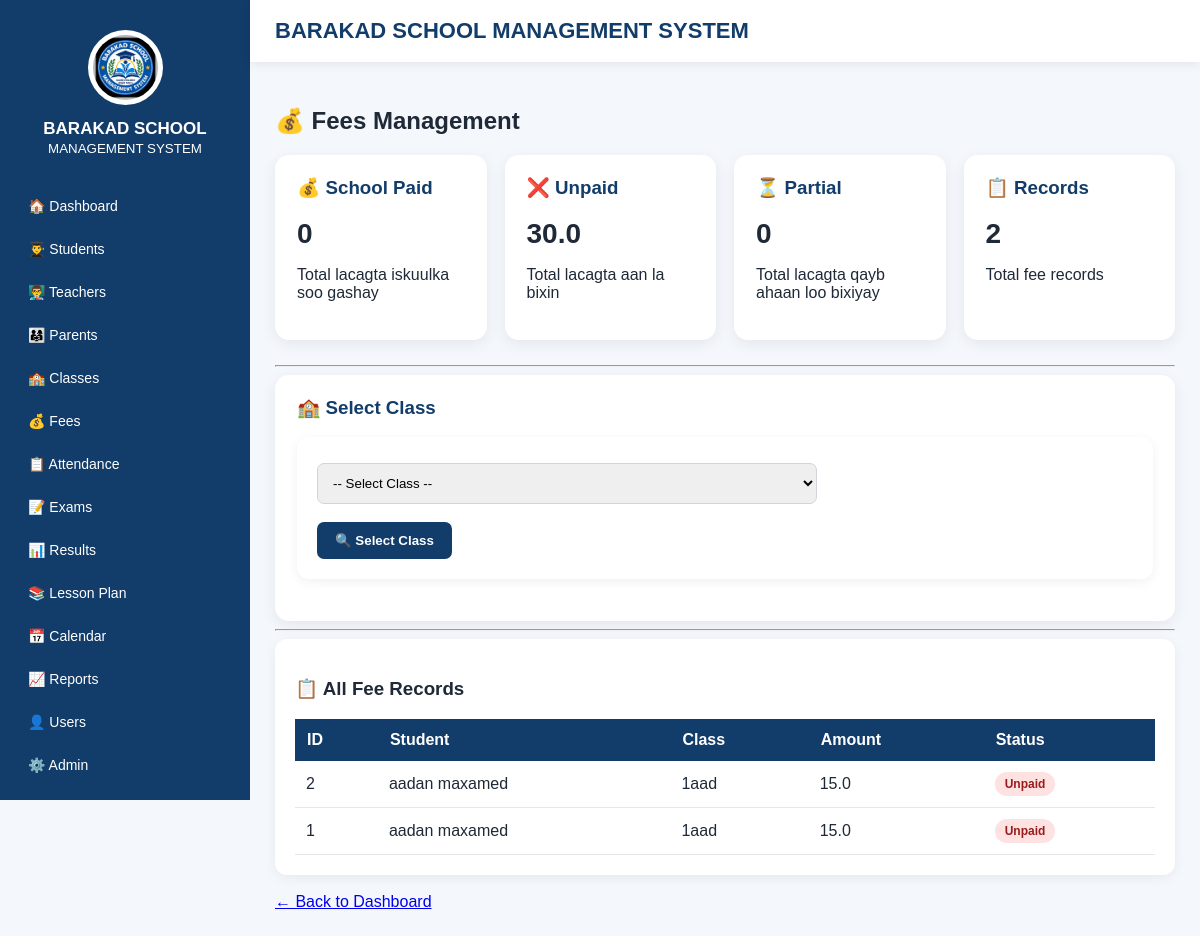
The page /fees on the database as committed earlier.
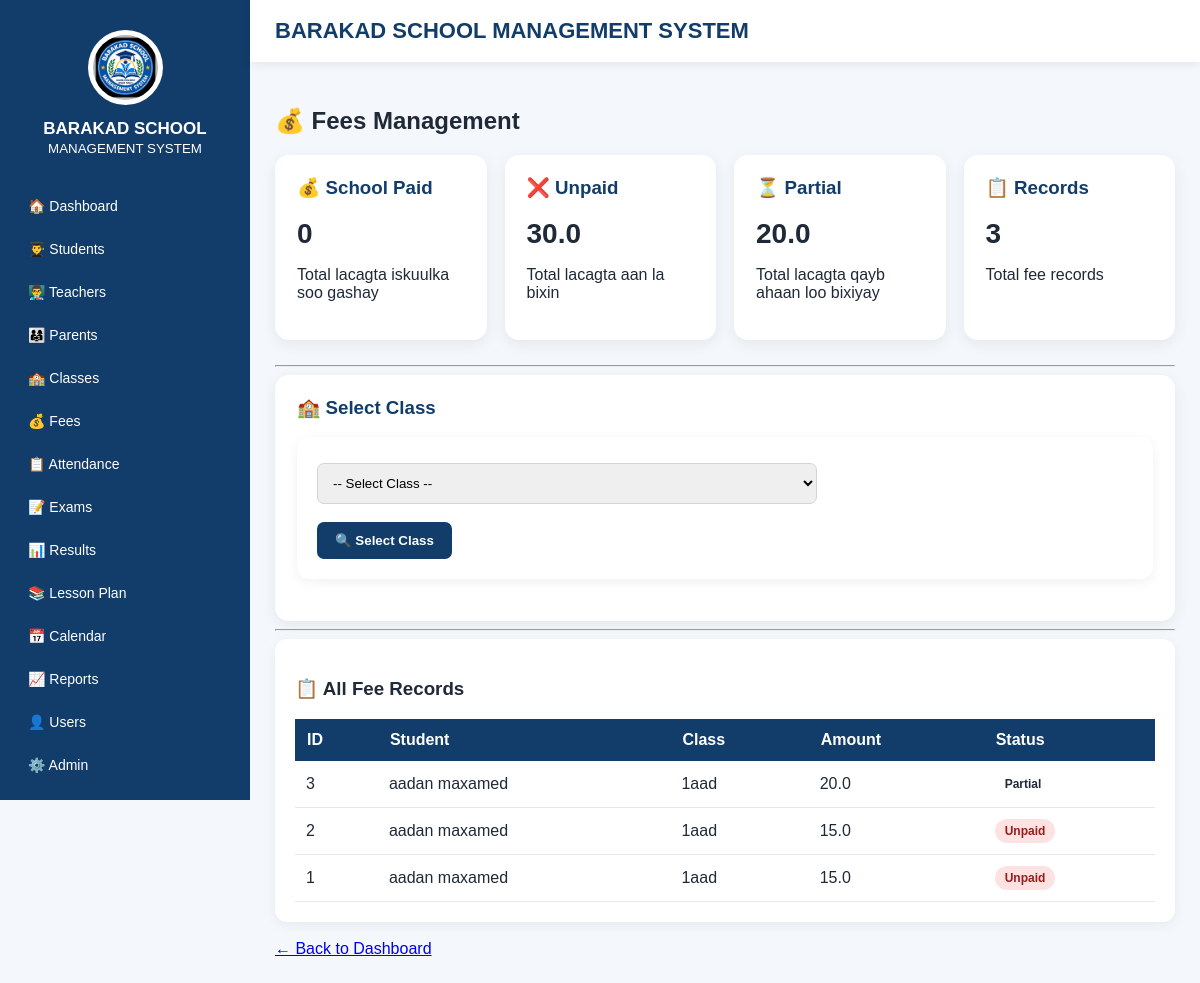
The same page on the database as committed later.
### tables this page shows
CREATE TABLE fees (
            id INTEGER PRIMARY KEY AUTOINCREMENT,
            student_name TEXT,
            amount REAL,
            status TEXT
        , class_name TEXT DEFAULT '');

### app.py (the view, shortened to what this page needs)
@app.route("/fees")
def fees():
    selected_class = request.args.get(
        "class_name",
        ""
    ).strip()
    db = get_db()
    all_fees = db.execute("""
        SELECT *
        FROM fees
        ORDER BY id DESC
    """).fetchall()
    students_list = []
    school_total = db.execute("""
        SELECT COALESCE(SUM(amount), 0)
        FROM fees
        WHERE status = 'Paid'
    """).fetchone()[0]
    class_total = 0
    school_unpaid = db.execute("""
        SELECT COALESCE(SUM(amount), 0)
        FROM fees
        WHERE status = 'Unpaid'
    """).fetchone()[0]
    school_partial = db.execute("""
        SELECT COALESCE(SUM(amount), 0)
        FROM fees
        WHERE status = 'Partial'
    """).fetchone()[0]
    total_records = db.execute("""
        SELECT COUNT(*)
        FROM fees
    """).fetchone()[0]
    db.close()
    return render_template(
        "fees.html",
        fees=all_fees,
        students=students_list,
        classes=CLASS_LIST,
        selected_class=selected_class,
        school_total=school_total,
        class_total=class_total,
        school_unpaid=school_unpaid,
        school_partial=school_partial,
        total_records=total_records
    )

### app.py (called while the page is built)
def get_db():
    db = sqlite3.connect(DATABASE)
    db.row_factory = sqlite3.Row
    return db

### templates/fees.html (shortened to what this page needs)
{% extends "base.html" %}
{% block content %}
<h2>💰 Fees Management</h2>
<div class="cards">
    <div class="card">
        <h3>💰 School Paid</h3>
        <div class="card-number">{{ school_total }}</div>
        <p>Total lacagta iskuulka soo gashay</p>
    </div>
    <div class="card">
        <h3>❌ Unpaid</h3>
        <div class="card-number">{{ school_unpaid }}</div>
        <p>Total lacagta aan la bixin</p>
    </div>
    <div class="card">
        <h3>⏳ Partial</h3>
        <div class="card-number">{{ school_partial }}</div>
        <p>Total lacagta qayb ahaan loo bixiyay</p>
    </div>
    <div class="card">
        <h3>📋 Records</h3>
        <div class="card-number">{{ total_records }}</div>
        <p>Total fee records</p>
    </div>
</div>
<hr>
<div class="card">
    <h3>🏫 Select Class</h3>
    <form method="GET" action="/fees">
        <select name="class_name" required>
            <option value="">-- Select Class --</option>
        </select>
        <br><br>
        <button type="submit">
            🔍 Select Class
        </button>
    </form>
</div>
<hr>
<div class="table-container">
    <h3>📋 All Fee Records</h3>
    <table>
        <tr>
            <th>ID</th>
            <th>Student</th>
            <th>Class</th>
            <th>Amount</th>
            <th>Status</th>
        </tr>
        {% if fees %}
        {% for fee in fees %}
        <tr>
            <td>
                {{ fee["id"] }}
            </td>
            <td>
                {{ fee["student_name"] }}
            </td>
            <td>
                {{ fee["class_name"] }}
            </td>
            <td>
                {{ fee["amount"] }}
            </td>
            <td>
                {% if fee["status"] == "Paid" %}
                <span class="badge paid">
                    Paid
                </span>
                {% elif fee["status"] == "Unpaid" %}
                <span class="badge unpaid">
                    Unpaid
                </span>
                {% else %}
                <span class="badge">
                    Partial
                </span>
                {% endif %}
            </td>
        </tr>
        {% endfor %}
        {% else %}
        <tr>
            <td colspan="5">
                Weli fee lama gelin.
            </td>
        </tr>
        {% endif %}
    </table>
</div>
<br>
<a href="/dashboard">
    ← Back to Dashboard
</a>
{% endblock %}

### templates/base.html (shortened to what this page needs)
<!DOCTYPE html>
<html lang="en">
<head>
</head>
<body>
<div class="sidebar">
    <div class="logo-box">
        <img src="{{ url_for('static', filename='logo.png') }}"
             onerror="this.style.display='none';">
        <div class="school-name">
            BARAKAD SCHOOL
        </div>
        <small>
            MANAGEMENT SYSTEM
        </small>
    </div>
    <a href="/dashboard">🏠 Dashboard</a>
    <a href="/students">👨‍🎓 Students</a>
    <a href="/teachers">👨‍🏫 Teachers</a>
    <a href="/parents">👨‍👩‍👧 Parents</a>
    <a href="/classes">🏫 Classes</a>
    <a href="/fees">💰 Fees</a>
    <a href="/attendance">📋 Attendance</a>
    <a href="/exams">📝 Exams</a>
    <a href="/results">📊 Results</a>
    <a href="/lesson-plan">📚 Lesson Plan</a>
    <a href="/calendar">📅 Calendar</a>
    <a href="/reports">📈 Reports</a>
    <a href="/users">👤 Users</a>
    <a href="/admin">⚙️ Admin</a>
    <a href="/about">ℹ️ About Us</a>
</div>
<div class="main">
    <div class="topbar">
        <h1>
            BARAKAD SCHOOL MANAGEMENT SYSTEM
        </h1>
    </div>
    <div class="content">
        {% block content %}
        {% endblock %}
    </div>
</div>
</body>
</html>

### templates/base.html (style rules this page uses)
* { box-sizing: border-box; }
body { margin: 0; font-family: Arial, Helvetica, sans-serif; background: #f4f7fb; color: #1f2937; }
.sidebar { position: fixed; left: 0; top: 0; width: 250px; height: 100vh; background: #123c69; color: white; padding: 20px 15px; overflow-y: auto; }
.logo-box { text-align: center; padding: 10px; margin-bottom: 20px; }
.logo-box img { width: 75px; height: 75px; object-fit: contain; border-radius: 50%; background: white; padding: 5px; }
.school-name { font-size: 17px; font-weight: bold; margin-top: 10px; }
.sidebar a { display: block; color: white; text-decoration: none; padding: 11px 13px; margin: 5px 0; border-radius: 8px; font-size: 14px; }
.main { margin-left: 250px; min-height: 100vh; }
.topbar { background: white; padding: 18px 25px; box-shadow: 0 2px 10px rgba(0,0,0,0.08); position: sticky; top: 0; z-index: 10; }
.topbar h1 { margin: 0; font-size: 22px; color: #123c69; }
.content { padding: 25px; }
.cards { display: grid; grid-template-columns: repeat(auto-fit, minmax(180px, 1fr)); gap: 18px; margin-bottom: 25px; }
.card { background: white; padding: 22px; border-radius: 14px; box-shadow: 0 4px 15px rgba(0,0,0,0.07); }
.card h3 { margin-top: 0; color: #123c69; }
.card-number { font-size: 28px; font-weight: bold; }
form { background: white; padding: 20px; border-radius: 12px; box-shadow: 0 3px 12px rgba(0,0,0,0.06); margin-bottom: 20px; }
input, select, textarea { width: 100%; max-width: 500px; padding: 11px; border: 1px solid #d1d5db; border-radius: 7px; margin-top: 6px; }
button { background: #123c69; color: white; border: none; padding: 11px 18px; border-radius: 7px; cursor: pointer; font-weight: bold; }
.table-container { background: white; padding: 20px; border-radius: 12px; overflow-x: auto; box-shadow: 0 3px 12px rgba(0,0,0,0.06); }
table { width: 100%; border-collapse: collapse; }
th { background: #123c69; color: white; padding: 12px; text-align: left; }
td { padding: 11px; border-bottom: 1px solid #e5e7eb; }
.badge { display: inline-block; padding: 5px 10px; border-radius: 20px; font-size: 12px; font-weight: bold; }
.unpaid { background: #fee2e2; color: #991b1b; }

Rows that differ between the two databases and show on the page:
added fees: id "3", student_name "aadan maxamed", class_name "1aad", amount "20.0", status "Partial"
Other text that changed with them:
{{ school_partial }}: "0" → "20.0"
{{ total_records }}: "2" → "3"
